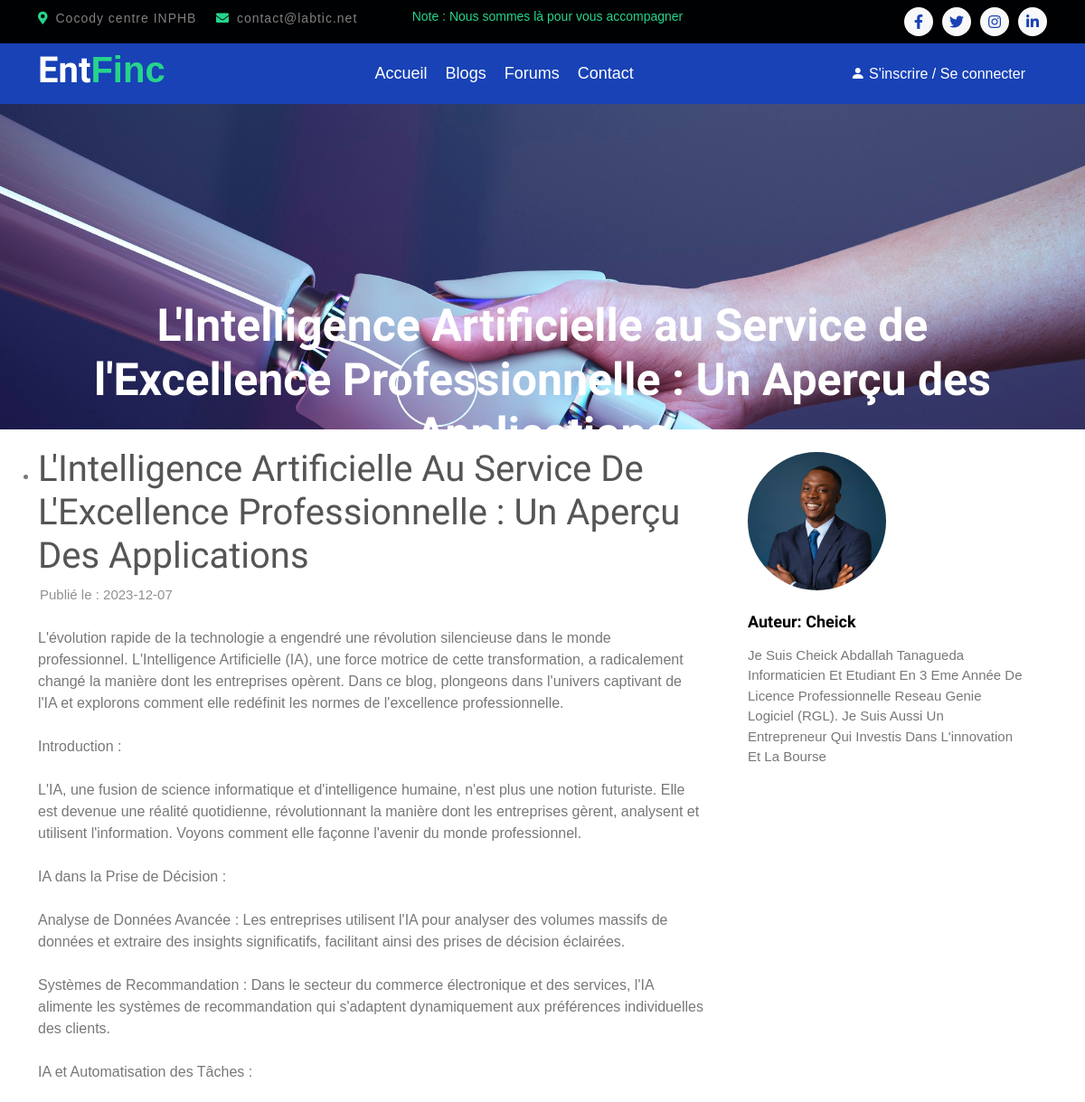
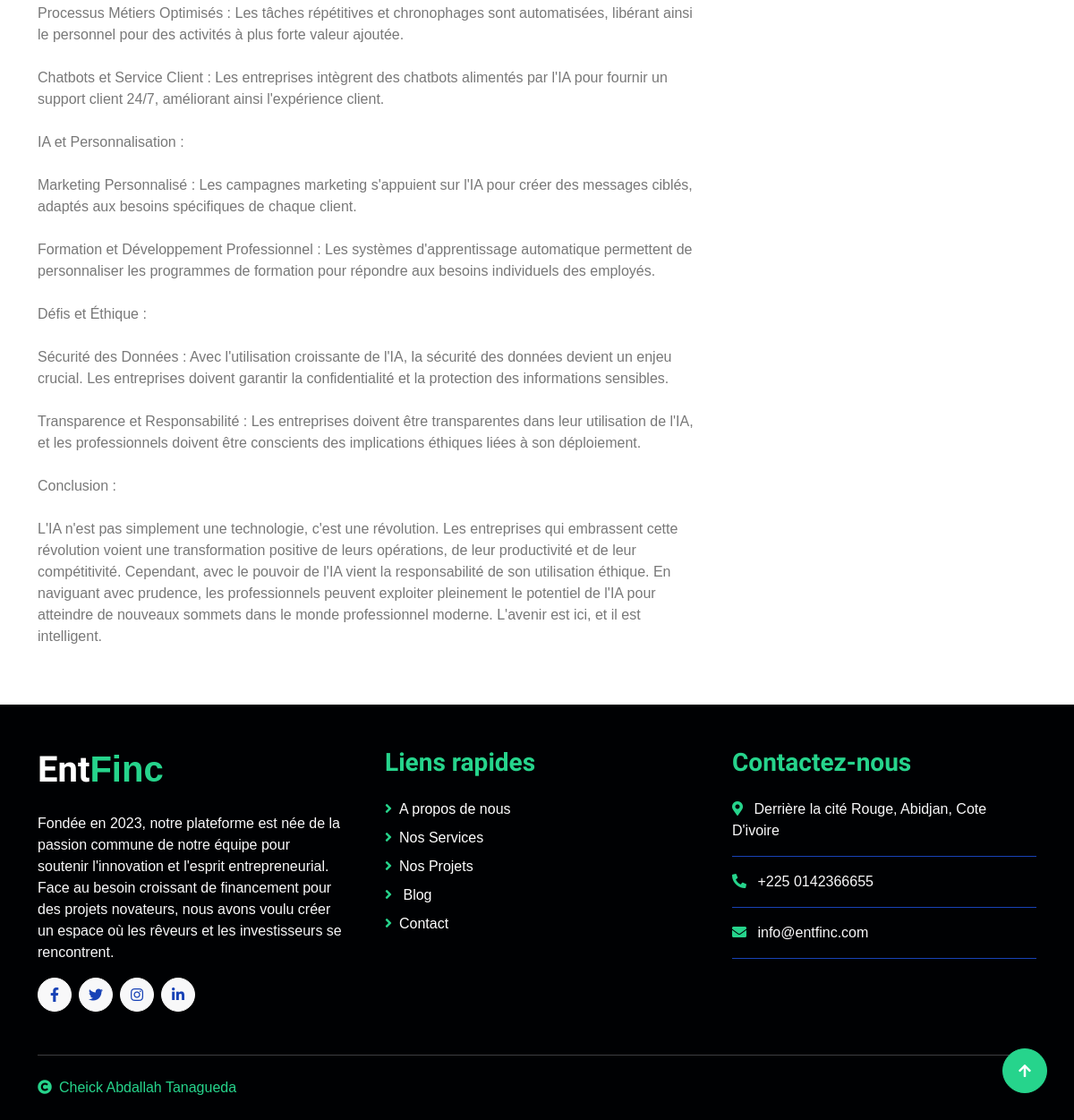
/blog.page.php?id=3, run on the app's committed database (2 pictures, top to bottom).
### tables this page shows
CREATE TABLE IF NOT EXISTS `blogs` (
  `blog_id` int NOT NULL AUTO_INCREMENT,
  `blog_title` varchar(100) NOT NULL,
  `blog_img` varchar(1000) NOT NULL DEFAULT 'default.png',
  `blog_by` int NOT NULL,
  `blog_date` date NOT NULL,
  `blog_votes` int NOT NULL DEFAULT '0',
  `blog_content` longtext NOT NULL,
  PRIMARY KEY (`blog_id`),
  KEY `blog_by` (`blog_by`)
);

CREATE TABLE IF NOT EXISTS `users` (
  `idUsers` int NOT NULL AUTO_INCREMENT,
  `userLevel` int NOT NULL DEFAULT '0',
  `f_name` varchar(50) NOT NULL,
  `l_name` varchar(50) NOT NULL,
  `uidUsers` tinytext NOT NULL,
  `emailUsers` tinytext NOT NULL,
  `pwdUsers` longtext NOT NULL,
  `gender` char(1) NOT NULL,
  `headline` varchar(500) DEFAULT NULL,
  `bio` varchar(4000) DEFAULT NULL,
  `userImg` varchar(500) DEFAULT 'default.png',
  PRIMARY KEY (`idUsers`)
);

### blog.page.php (the view)
<?php
include 'navbar.php';
if (isset($_GET['id'])) {
    $blogId = $_GET['id'];
} else {
    header('Location: index.php');
    exit();
}
?>
<body>
    <?php
    $sql = "select * from blogs, users
        where blog_id = ?
        and blogs.blog_by = users.idUsers";
    $stmt = mysqli_stmt_init($conn);
    if (!mysqli_stmt_prepare($stmt, $sql)) {
        die('SQL error');
    } else {
        mysqli_stmt_bind_param($stmt, 's', $blogId);
        mysqli_stmt_execute($stmt);
        $result = mysqli_stmt_get_result($stmt);
        $row = mysqli_fetch_assoc($result);
    }
    ?>
    <div class="blog-hero" style="background-image: url(uploads/<?php echo $row[
        'blog_img'
    ]; ?>)">
    <div class="container text-center py-5">
        <h3 class="display-2 text-white mb-4 animated slideInDown"  style="margin-top: 15%; font-size: 50px"><?php echo $row['blog_title'];?></h3>
    </div>
    </div>
    <div class="container">
        <div class="row">
            <div class="col-md-8">
                <summary>
                    <h3><?php echo ucwords($row['blog_title']); ?></h3>
                    <div class="blog-date">Publié le : <?php echo $row[
                        'blog_date'
                    ]; ?></div><br>
                </summary>
                <p><?php echo nl2br($row['blog_content']); ?></p>
            </div>
            <div class="col-md-4">
                <div class="sidebar-box">
                    <img style="width: 15%; height: 15%;" src="uploads/<?php echo $row[
                        'userImg'
                    ]; ?>" alt="Image placeholder" class="img-fluid mb-4 w-50 rounded-circle">
                    <h3 class="text-black">Auteur: <?php echo ucwords(
                        $row['uidUsers']
                    ); ?></h3>
                    <p><?php echo ucwords($row['bio']); ?></p>
                </div>
            </div>
        </div>
    </div><br><br>
    <?php include 'footer.php';
?>

### css/style.blog.page.css (style rules this page uses)
.blog-hero { width: 100%; height: 0; padding-bottom: 30%; background-size: cover; position: relative; }
summary { margin-top: 20px; display: inline-block; }
summary h3 { width: 100%; font-size: 2.5em; color: #555; font-weight: 500; }
summary .blog-date { width: 100%; font-size: 15px; padding-left: 2px; color: #909090; }

### th/style.css (style rules this page uses)
* { margin: 0; padding: 0; outline: none; box-sizing: border-box; font-family: 'Raleway', sans-serif; }
body { background: #191919 }

### css/style.forum.detail.css (style rules this page uses)
.font-gray-7, body { color: #939393; }
body { line-height: 1.7; font-weight: 400; font-size: 1rem; }
h1, h2, h3, h4, h5, .h1, .h2, .h3, .h4, .h5 { font-family: "Anton", sans-serif; }
.text-black { color: #000 !important; }
.sidebar-box { margin-bottom: 30px; padding: 25px; font-size: 15px; width: 100%; float: left; background: #fff; }
.sidebar-box *:last-child { margin-bottom: 0; }
.sidebar-box h3 { font-size: 18px; margin-bottom: 15px; }

### profil/style.css (style rules this page uses)
img { display: block; }
.container { max-width: 20.5rem; margin: 0 auto; padding: 0 2rem; }

### data on the page
blogs: blog_img (picture), blog_title "L'Intelligence Artificielle au Service de l'Excellence Professionnelle : Un Aperçu des Applications", blog_title "L'Intelligence Artificielle Au Service De L'Excellence Professionnelle : Un Aperçu Des Applications", blog_date "2023-12-07", blog_content "L'évolution rapide de la technologie a engendré une révolution silencieuse dans le monde professionnel. L'Intelligence Artificielle (IA), une force motrice de cette transformation, a radicalement changé la manière dont les entreprises opèrent. Dans ce blog, plongeons dans l'univers captivant de l'IA et explorons comment elle redéfinit les normes de l'excellence professionnelle. Introduction : L'IA, une fusion de science informatique et d'intelligence humaine, n'est plus une notion futuriste. Elle est devenue une réalité quotidienne, révolutionnant la manière dont les entreprises gèrent, analysent et utilisent l'information. Voyons comment elle façonne l'avenir du monde professionnel. IA…", blog_by.userImg (picture), blog_by.uidUsers "Cheick", blog_by.bio "Je Suis Cheick Abdallah Tanagueda Informaticien Et Etudiant En 3 Eme Année De Licence Professionnelle Reseau Genie Logiciel (RGL). Je Suis Aussi Un Entrepreneur Qui Investis Dans L'innovation Et La Bourse"
